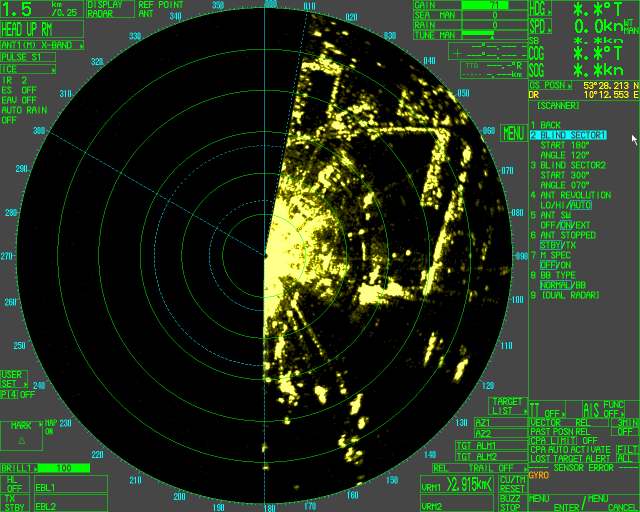
#> input picture RadarbilderProbe/cap_00000000.bmp, 1280 x 1024 px, found by its file name (shown at 1/2 size); its folder holds 4 pictures in this run
$ python multiimgs.py
#> lines starting #> are read from the running program, lines starting #| are printed output that depends on the picture
import os, os.path
import cv2

print (cv2.__version__)

imageDir = "RadarbilderProbe/" #specify your path here
image_path_list = [f for f in os.listdir('RadarbilderProbe')]
image_path_list.sort()

#Read and substract imageqs
for i in range(44):
    pic_1 = cv2.imread('RadarbilderProbe/' + image_path_list[i])
#> pic_1 is the input picture: shape (1024, 1280, 3); mean B, G, R 30.6, 54, 38.4
    pic_2 = cv2.imread('RadarbilderProbe/' + image_path_list[i+1])
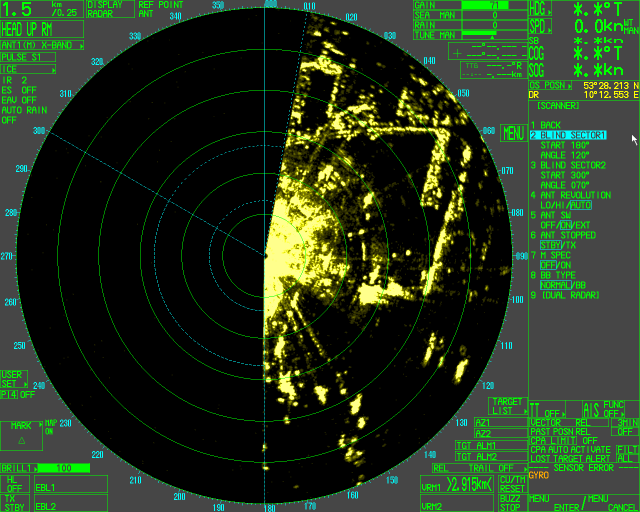
#> input picture RadarbilderProbe/cap_00000001.bmp, 1280 x 1024 px, found by its file name (shown at 1/2 size)
#> pic_2 is the input picture: shape (1024, 1280, 3); mean B, G, R 30.6, 53.9, 38.4
    dif = cv2.subtract(pic_2,pic_1)
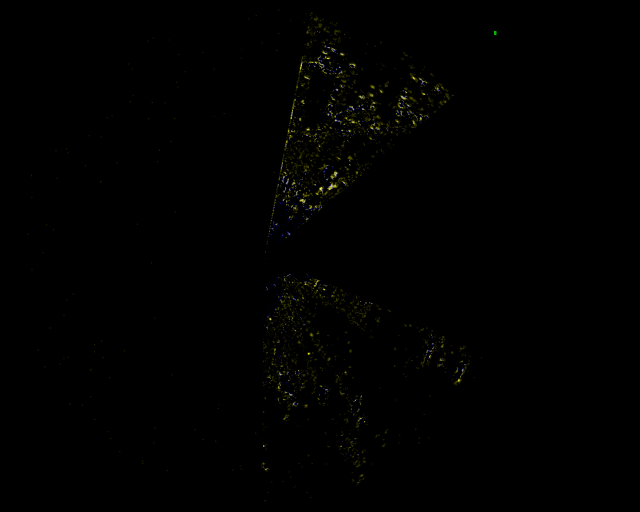
#> dif: shape (1024, 1280, 3) (shown at 1/2 size); mean B, G, R 0.3, 1, 1
    #Write to files
    cv2.imwrite('translated/' + image_path_list[i] +'.png', dif)
    dif_gs = cv2.imread('translated/' + image_path_list[i] + '.png', 0)
#> dif_gs: shape (1024, 1280); min 0, max 241, mean 0.9
    cv2.imwrite('translated_gs/' + image_path_list[i] + '_gs.png', dif_gs)
#> pass 2 of the loop `for i in range(44):`:
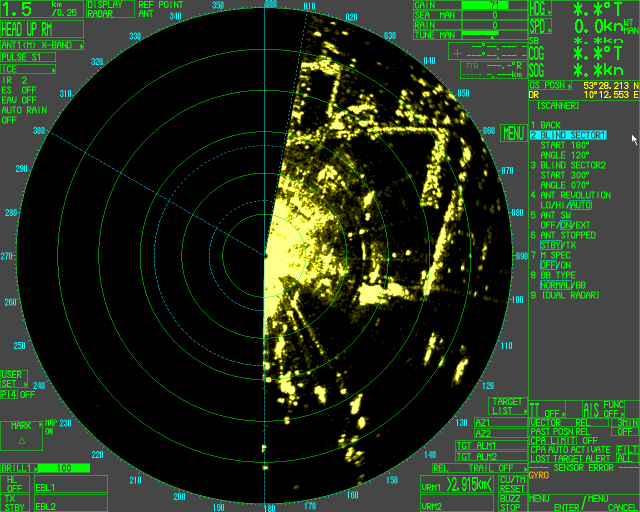
#> input picture RadarbilderProbe/cap_00000003.bmp, 1280 x 1024 px, found by its file name (shown at 1/2 size)
#> pic_2 is the input picture: shape (1024, 1280, 3); mean B, G, R 30.6, 53.9, 38.4
#> `dif = cv2.subtract(pic_2,pic_1)`:
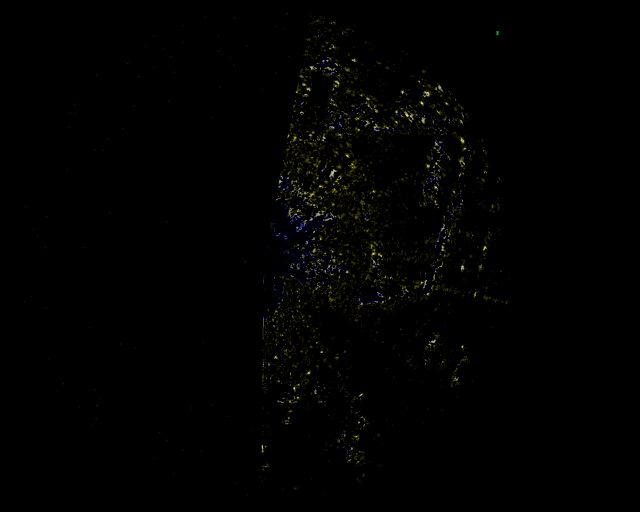
#> dif: shape (1024, 1280, 3) (shown at 1/2 size); mean B, G, R 0.7, 1.6, 1.6
#> pass 3 of the loop `for i in range(44):`:
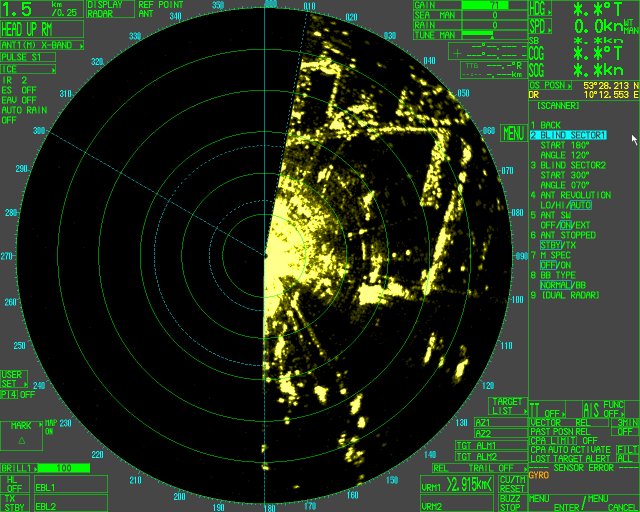
#> input picture RadarbilderProbe/cap_00000004.bmp, 1280 x 1024 px, found by its file name (shown at 1/2 size)
#> pic_2 is the input picture: shape (1024, 1280, 3); mean B, G, R 30.5, 53.6, 38
#> `dif = cv2.subtract(pic_2,pic_1)`:
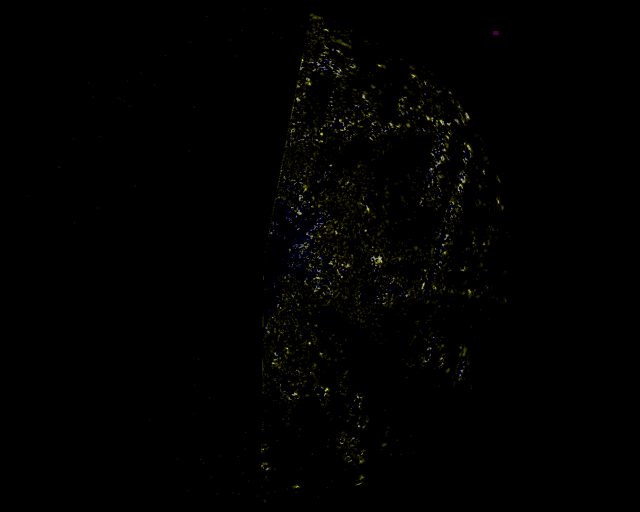
#> dif: shape (1024, 1280, 3) (shown at 1/2 size); mean B, G, R 0.6, 1.4, 1.5
#> (the run stopped early here; a loop or call above may not have finished)
